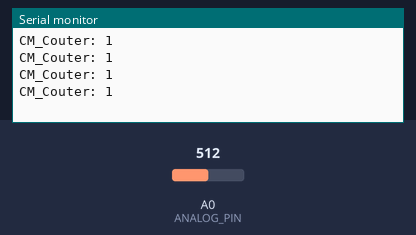
Bench run of a sketch on a simulated Arduino Uno, built with avr-gcc and run on an emulated ATmega328P. On the bench: the last lines printed to the serial monitor. Inputs (shaded band) come from the test bench; at power-on: A0 (ANALOG_PIN) = 512.

Above: at 1.2 s.
1.3 s: A0 (ANALOG_PIN) set to 716
At 1.71 s:
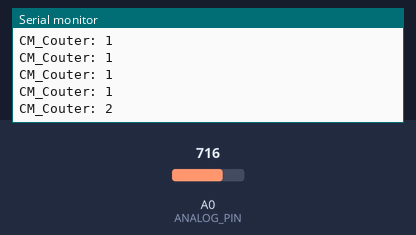
2.8 s: A0 (ANALOG_PIN) set to 900
At 2.91 s:
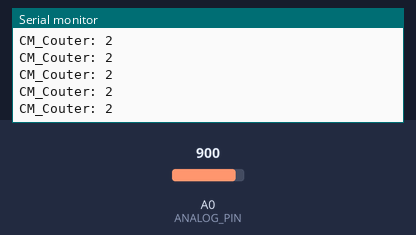
Timing chart, 0 to 5.8 s (numbered marks = the images above; inputs shaded):
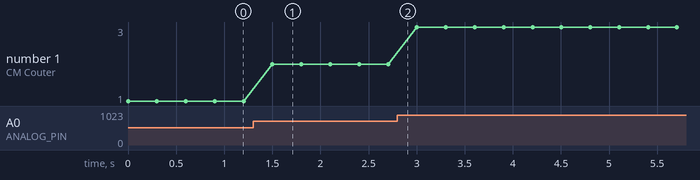

The sketch:

Arduino_Analog2Digital_Counter.ino
```cpp
#define ANALOG_PIN A0
int analogValue = 0;
int value = 0;
int counter = 0;

void setup(){
    Serial.begin(115200);
}

void loop(){
    readAnalogValue();
}

void readAnalogValue(){
 //อ่านค่า Analog
    analogValue = analogRead(ANALOG_PIN);
    if(analogValue>value+5 ){
        counter++;
    }else
    if(analogValue<value-5){
        if(counter>0){
          counter--;
        }
    }
    value = analogValue;
    Serial.print("CM_Couter: ");
    Serial.println(counter);
    delay(300);
}
```

Measured:
- after the input at 1.3 s, the serial monitor: prints a new line after 0.20 s (image 1)
- plotted number 1: 1 → 2 after the input at 1.3 s, 2 → 3 after the input at 2.8 s
